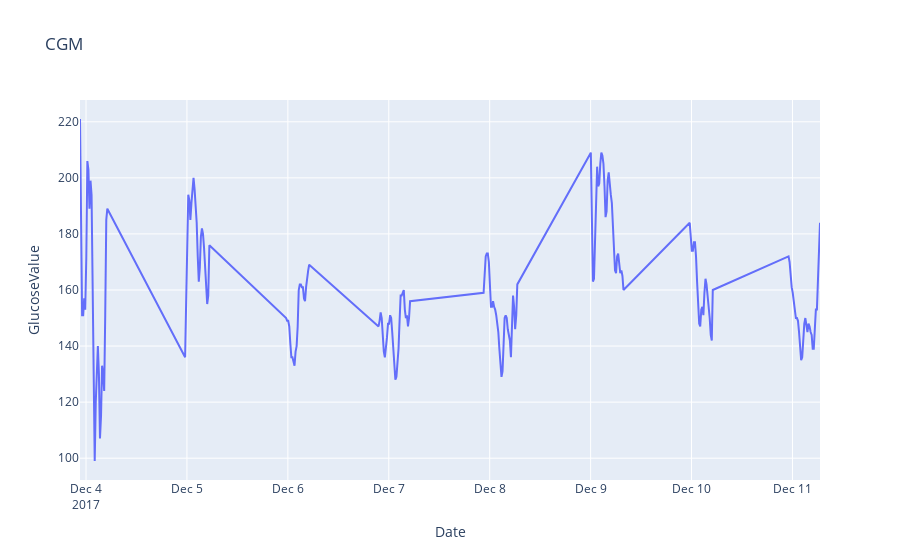

Here is the notebook cell this chart was saved with:
### Code cell
plotly_cgm(cgm_df=cgm_night.query("RegistrationCode == '579543' and ConnectionID == '2228'"))

### Figure 1 — Plotly figure (JSON) as saved in the notebook; plotly's stock layout.template omitted (floating-point values rounded to 4 significant figures; data arrays with more than 128 entries replaced by an {"elided": "..."} marker saying what was removed)
{"data": [{"hoverlabel": {"namelength": 0}, "hovertemplate": "Date=%{x}<br>GlucoseValue=%{y}", "legendgroup": "", "line": {"color": "#636efa", "dash": "solid"}, "mode": "lines", "name": "", "showlegend": false, "type": "scatter", "x": {"elided": "224 str values"}, "xaxis": "x", "y": {"elided": "224 int values"}, "yaxis": "y"}], "layout": {"legend": {"tracegroupgap": 0}, "title": {"text": "CGM"}, "xaxis": {"anchor": "y", "domain": [0, 1], "title": {"text": "Date"}}, "yaxis": {"anchor": "x", "domain": [0, 1], "title": {"text": "GlucoseValue"}}}}
